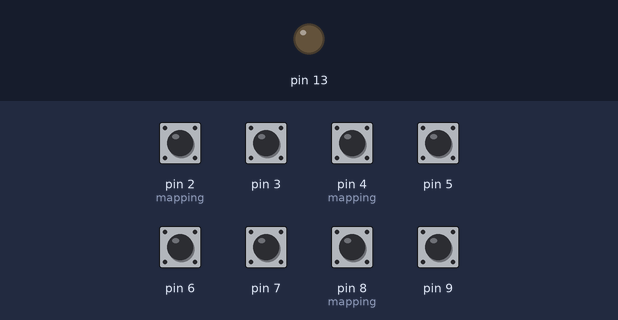
This sketch was run on a simulated Arduino Mega 2560, built with avr-gcc and run on an emulated ATmega2560. Parts: output pins drawn as LEDs (lit = HIGH). Inputs (shaded band) come from the test bench; at power-on: pin 2 (mapping), pin 3, pin 4 (mapping), pin 5–7, pin 8 (mapping), pin 9 HIGH. What the sketch prints to the serial monitor is not drawn.

Above: at 1.2 s.
1.3 s: pin 2 (mapping) pulled LOW for 0.15 s
At 1.37 s:
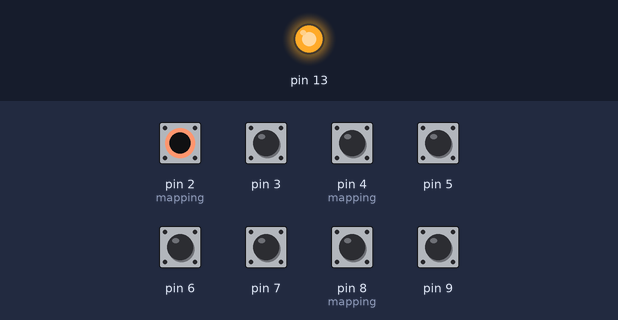
2.9 s: pin 3 pulled LOW for 0.15 s
At 4.2 s:
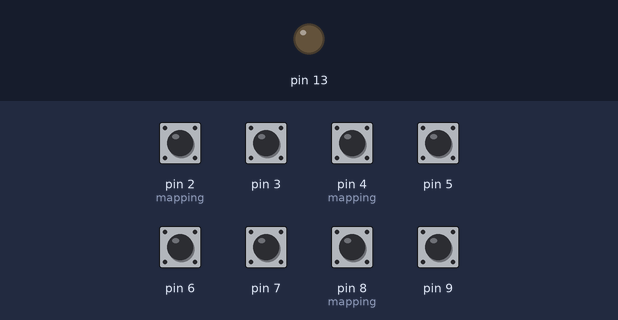
6.0 s: pin 4 (mapping) pulled LOW for 0.15 s
At 6.07 s:
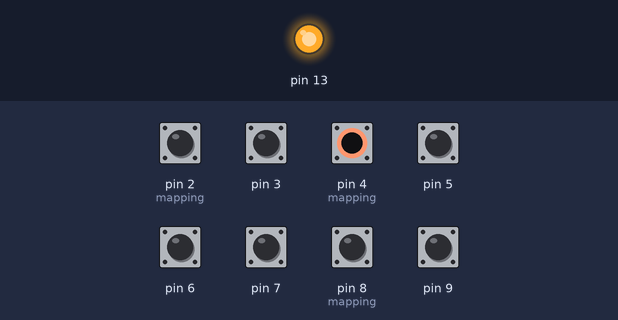
7.6 s: pin 5 pulled LOW for 0.15 s
At 8.8 s:
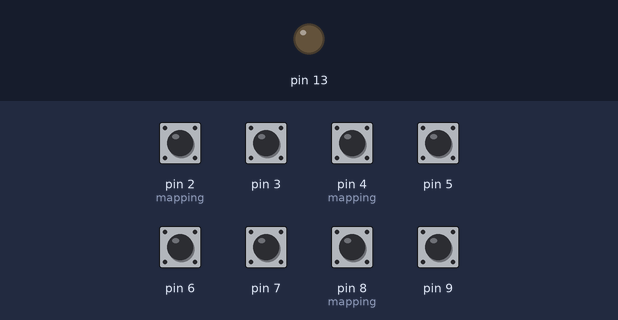
9.2 s: pin 6 pulled LOW for 0.15 s
At 9.27 s:
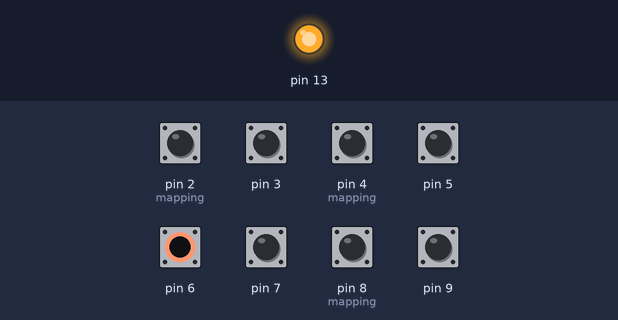
12.3 s: pin 7 pulled LOW for 0.15 s
At 13.8 s:
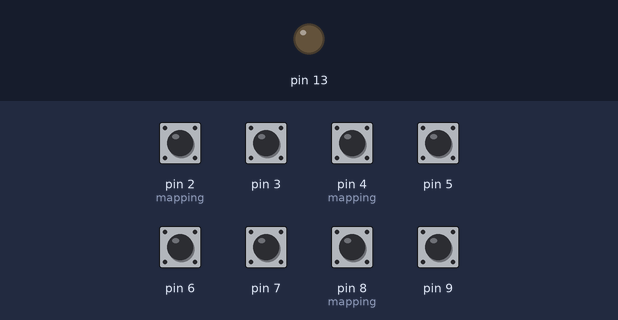
Timing chart, 0 to 15.3 s (numbered marks = the images above; inputs shaded):
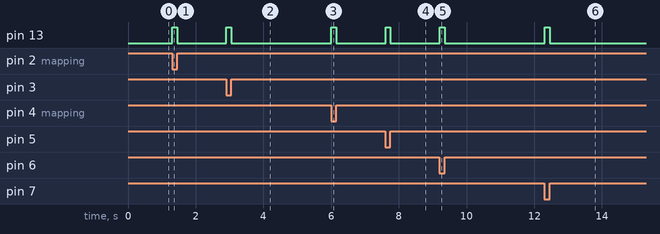

The sketch:

controllerInput.ino
```cpp
/** Number Order
 *  A
 *  B
 *  Start
 *  Select
 *  Left
 *  Right
 *  Up
 *  Down;
 */

unsigned char mapping[8] = {1, 2, 4, 8, 16, 32, 64, 128};

void setup()
{
  Serial.begin(9600);
  for(int i = 0; i < 8; ++i)
  {
    pinMode(i + 2, INPUT_PULLUP);
  }
  pinMode(13, OUTPUT);
}

void loop()
{
  unsigned char state = 0;
  state |= digitalRead(2) == LOW ? mapping[0] : 0;
  state |= digitalRead(3) == LOW ? mapping[1] : 0;
  state |= digitalRead(4) == LOW ? mapping[2] : 0;
  state |= digitalRead(5) == LOW ? mapping[3] : 0;
  state |= digitalRead(6) == LOW ? mapping[4] : 0;
  state |= digitalRead(7) == LOW ? mapping[5] : 0;
  state |= digitalRead(8) == LOW ? mapping[6] : 0;
  state |= digitalRead(9) == LOW ? mapping[7] : 0;
  if(state)
  {
    digitalWrite(13, HIGH);
  }
  else
  {
    digitalWrite(13, LOW);
  }
  delay(8);
  Serial.write(state);
}
```

Measured:
- after the input at 1.3 s, pin 13: LOW → HIGH at once, → LOW 0.15 s later
- after the input at 2.9 s, pin 13: LOW → HIGH at once, → LOW 0.15 s later
- after the input at 6.0 s, pin 13: LOW → HIGH at once, → LOW 0.15 s later
- after the input at 7.6 s, pin 13: LOW → HIGH at once, → LOW 0.15 s later
- after the input at 9.2 s, pin 13: LOW → HIGH at once, → LOW 0.15 s later
- after the input at 12.3 s, pin 13: LOW → HIGH at once, → LOW 0.15 s later
